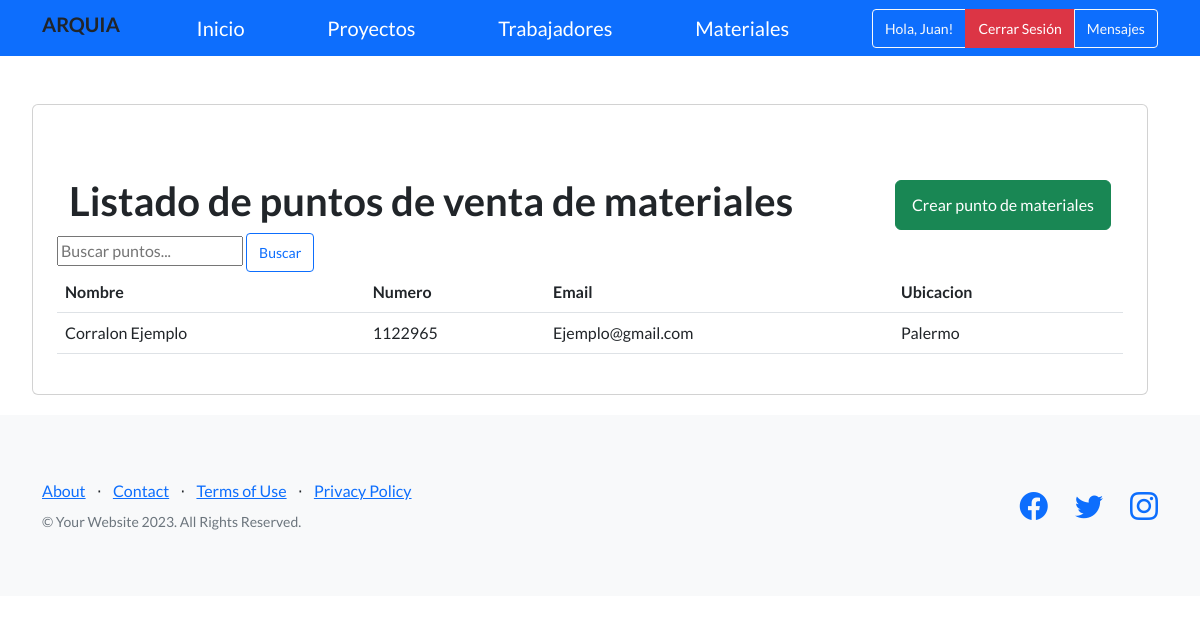
The page /app_arq/lista_material/ (signed in) on the database its author committed.
### app_arq/models.py (models this page shows, shortened)
class Material(models.Model):
    nombre = models.CharField(max_length=40)
    numero = models.CharField(max_length=30)
    email = models.EmailField()
    barrio = models.CharField(max_length=40, blank=False)
    user = models.ForeignKey(User, null=True, on_delete=models.CASCADE)

### app_arq/views.py (the view)
# urls.py: path('lista_material/', MaterialListView.as_view(), name='lista_material'),
class MaterialListView(LoginRequiredMixin, ListView):
    model = Material
    template_name = 'material_list.html'
    context_object_name = 'materiales'
    success_url = '/app_arq/lista_material'
    login_url = '/app_arq/login/'

### app_arq/templates/material_list.html (shortened to what this page needs)
{% extends 'padre.html' %}
{% block contenidoQueCambia %}
<div style="display: flex; justify-content: space-between;">
    <div class="container mt-5" style="width: 100%; margin: 20px;">
        <div class="card p-4">
            <div class="container mt-5" style="display: flex; justify-content: space-between; align-items: center;">
                <h1>Listado de puntos de venta de materiales</h1>
                <a href="{% url 'crear_material' %}" class="btn btn-success">Crear punto de materiales</a>
            </div>
            <form action="{% url 'filtrar_materiales' %}" method="get">
                <input type="text" name="q" placeholder="Buscar puntos..." value="{{ request.GET.q }}">
                <button type="submit" class="btn btn-outline-primary btn-sm">Buscar</button>
            </form>
            <table class="table">
                <thead>
                    <tr>
                        <th>Nombre</th>
                        <th>Numero</th>
                        <th>Email</th>
                        <th>Ubicacion</th>
                        <th> </th>
                    </tr>
                </thead>
                <tbody>
                    {% if materiales %}
                        {% for material in materiales %}
                        <tr>
                            <td>{{ material.nombre }}</td>
                            <td>{{ material.numero }}</td>
                            <td>{{ material.email }}</td>
                            <td>{{ material.barrio }}</td>
                            <td>
                            </td>
                        </tr>
                        {% endfor %}
                    {% else %}
                        <tr>
                            <td colspan="6">No se encontraron puntos.</td>
                        </tr>
                    {% endif %}
                </tbody>
            </table>
        </div>
    </div>
</div>
{% endblock contenidoQueCambia %}

### app_arq/templates/navbar.html
<nav class="navbar navbar-dark bg-primary">
    <div class="container">
        <h5 style="margin-right: 10px;">ARQUIA</h5>
        <div class="home-button">
            <a class="navbar-brand" href="{% url 'Inicio' %}">Inicio</a>
        </div>
        <a class="navbar-brand" href="{% url 'lista_proyecto' %}">Proyectos</a>
        <a class="navbar-brand" href="{% url 'lista_trabajador' %}">Trabajadores</a>
        <a class="navbar-brand" href="{% url 'lista_material' %}">Materiales</a>
        <div class="btn-group">
            {% if user.is_authenticated %}
            <a class="btn btn-outline-light btn-sm ml-auto" href="{% url 'edit_profile' %}">Hola, {{ user.username }}!</a>
            <a class="btn btn-danger btn-sm ml-auto" href="{% url 'logout' %}">Cerrar Sesión</a>
            <a class="btn btn-outline-light btn-sm ml-auto" href="{% url 'bandeja_entrada' %}">Mensajes</a>
            {% else %}
            <a class="btn btn-primary btn-sm ml-auto" href="{% url 'login' %}">Iniciar Sesión</a>
            <a class="btn btn-primary btn-sm ml-auto" href="{% url 'register' %}">Registrarse</a>
            {% endif %}
        </div>
    </div>
</nav>

### rows shown on the page
Material: nombre "Corralon Ejemplo", numero "1122965", email "Ejemplo@gmail.com", barrio "Palermo"

### other values the page prints
{{ user.username }} "Juan"
